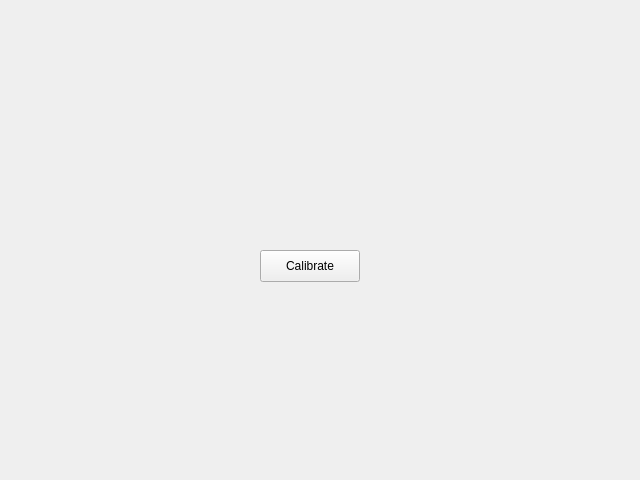
<?xml version="1.0" encoding="UTF-8"?>
<ui version="4.0">
 <class>CalibrationPage</class>
 <widget class="QWidget" name="CalibrationPage">
  <property name="geometry">
   <rect>
    <x>0</x>
    <y>0</y>
    <width>640</width>
    <height>480</height>
   </rect>
  </property>
  <property name="windowTitle">
   <string>Form</string>
  </property>
  <widget class="QPushButton" name="calibrateButton">
   <property name="geometry">
    <rect>
     <x>260</x>
     <y>250</y>
     <width>100</width>
     <height>32</height>
    </rect>
   </property>
   <property name="text">
    <string>Calibrate</string>
   </property>
  </widget>
 </widget>
 <resources/>
 <connections/>
</ui>
